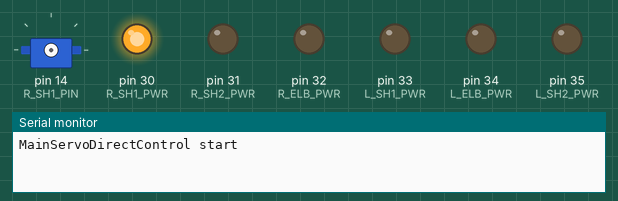
The sketch below on a simulated Arduino Mega 2560, built with avr-gcc and run on an emulated ATmega2560. On the bench: servo, output pins drawn as LEDs (lit = HIGH), the last lines printed to the serial monitor.

Above: at 0.3 s.
At 0.7 s:
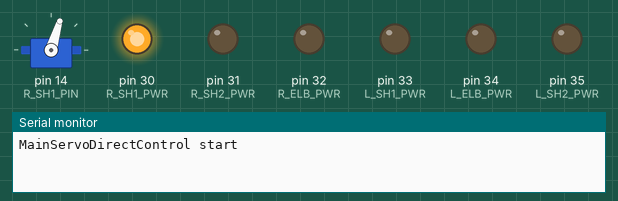
At 1.3 s:
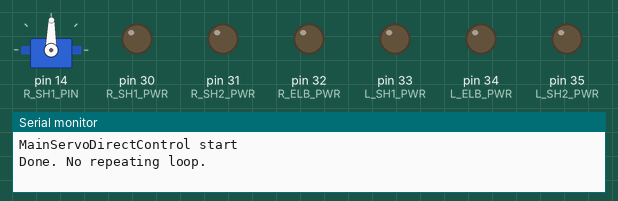
Timing chart, 0 to 2.8 s (numbered marks = the images above):
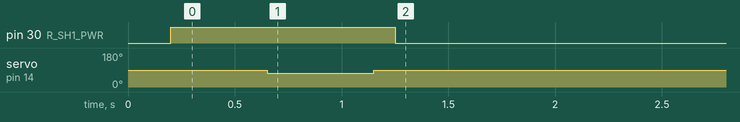

The sketch:

MainServoDirectControl.ino
```cpp
#include <Servo.h>

// ============================================================
// Direct single-servo control for 6 main arm servos
// Set ENABLE_* = true only for the servo you want to move.
// For each enabled servo:
//   - set *_FORWARD or *_BACKWARD (only one should be true)
//   - set *_MOVE_MS duration (e.g. 1000 for 1 second)
// ============================================================

const int SERVO_MIN_US = 600;
const int SERVO_MAX_US = 2400;

// ================== PIN MAP ==================
// LEFT ARM
#define L_SH1_PIN 17
#define L_SH1_PWR 33

#define L_ELB_PIN 24
#define L_ELB_PWR 34

#define L_SH2_PIN 25
#define L_SH2_PWR 35

// RIGHT ARM
#define R_SH1_PIN 14
#define R_SH1_PWR 30

#define R_SH2_PIN 15
#define R_SH2_PWR 31

#define R_ELB_PIN 16
#define R_ELB_PWR 32

// ================== CAL VALUES ==================
// Continuous servos (shoulders)
const int LSH1_NEUTRAL = 1370;
const int LSH1_FORWARD = 1700;
const int LSH1_BACKWARD = 700;

const int LSH2_NEUTRAL = 1500;
const int LSH2_FORWARD = 2300;
const int LSH2_BACKWARD = 700;

const int RSH1_NEUTRAL = 1460;
const int RSH1_FORWARD = 1900;
const int RSH1_BACKWARD = 1300;

const int RSH2_NEUTRAL = 1460;
const int RSH2_FORWARD = 2300;
const int RSH2_BACKWARD = 600;

// Positional servos (elbows)
const int LELB_FORWARD = 1500;
const int LELB_BACKWARD = 880;

const int RELB_FORWARD = 1800;
const int RELB_BACKWARD = 1200;

// ================== USER FLAGS ==================
// Enable only what you want to test
const bool ENABLE_L_SH1 = false;
const bool ENABLE_L_ELB = false;
const bool ENABLE_L_SH2 = false;
const bool ENABLE_R_SH1 = true;
const bool ENABLE_R_ELB = false;
const bool ENABLE_R_SH2 = false;

// Direction flags per servo (set only one true)
const bool L_SH1_FORWARD_FLAG = false;
const bool L_SH1_BACKWARD_FLAG = true;

const bool L_ELB_FORWARD_FLAG = false;
const bool L_ELB_BACKWARD_FLAG = true;

const bool L_SH2_FORWARD_FLAG = true;
const bool L_SH2_BACKWARD_FLAG = false;

const bool R_SH1_FORWARD_FLAG = false;
const bool R_SH1_BACKWARD_FLAG = true;

const bool R_ELB_FORWARD_FLAG = false;
const bool R_ELB_BACKWARD_FLAG = true;

const bool R_SH2_FORWARD_FLAG = true;
const bool R_SH2_BACKWARD_FLAG = false;

// Move time per servo in milliseconds (200 = 0.2 second)
const unsigned long L_SH1_MOVE_MS = 300;
const unsigned long L_ELB_MOVE_MS = 200;
const unsigned long L_SH2_MOVE_MS = 200;

const unsigned long R_SH1_MOVE_MS = 500;
const unsigned long R_ELB_MOVE_MS = 500;
const unsigned long R_SH2_MOVE_MS = 200;

// ================== SERVO OBJECTS ==================
Servo sLSh1, sLElb, sLSh2;
Servo sRSh1, sRElb, sRSh2;

int clampUs(int us) {
  if (us < SERVO_MIN_US) return SERVO_MIN_US;
  if (us > SERVO_MAX_US) return SERVO_MAX_US;
  return us;
}

void powerOn(uint8_t pwrPin) {
  pinMode(pwrPin, OUTPUT);
  digitalWrite(pwrPin, HIGH);
  delay(250);
}

void powerOff(uint8_t pwrPin) {
  digitalWrite(pwrPin, LOW);
}

bool validDirection(bool forwardFlag, bool backwardFlag) {
  // exactly one direction flag must be true
  return (forwardFlag ^ backwardFlag);
}

void moveContinuous(Servo &s, uint8_t pwrPin, int signalPin, int neutralUs, int forwardUs, int backwardUs,
                    bool forwardFlag, bool backwardFlag, unsigned long moveMs, const char *name) {
  if (!validDirection(forwardFlag, backwardFlag)) {
    Serial.print("Skip ");
    Serial.print(name);
    Serial.println(" (set exactly one direction flag true)");
    return;
  }

  powerOn(pwrPin);
  s.attach(signalPin);
  s.writeMicroseconds(clampUs(neutralUs));
  delay(200);

  int target = forwardFlag ? forwardUs : backwardUs;
  s.writeMicroseconds(clampUs(target));
  delay(moveMs);

  // Stop continuous servo at neutral
  s.writeMicroseconds(clampUs(neutralUs));
  delay(100);

  s.detach();
  powerOff(pwrPin);
}

void movePositional(Servo &s, uint8_t pwrPin, int signalPin, int forwardUs, int backwardUs,
                    bool forwardFlag, bool backwardFlag, unsigned long moveMs, const char *name) {
  if (!validDirection(forwardFlag, backwardFlag)) {
    Serial.print("Skip ");
    Serial.print(name);
    Serial.println(" (set exactly one direction flag true)");
    return;
  }

  powerOn(pwrPin);
  s.attach(signalPin);
  delay(200);

  int target = forwardFlag ? forwardUs : backwardUs;
  s.writeMicroseconds(clampUs(target));
  delay(moveMs);

  s.detach();
  powerOff(pwrPin);
}

void setup() {
  Serial.begin(115200);
  delay(200);
  Serial.println("MainServoDirectControl start");

  // safe default: power rails low
  pinMode(L_SH1_PWR, OUTPUT); digitalWrite(L_SH1_PWR, LOW);
  pinMode(L_ELB_PWR, OUTPUT); digitalWrite(L_ELB_PWR, LOW);
  pinMode(L_SH2_PWR, OUTPUT); digitalWrite(L_SH2_PWR, LOW);

  pinMode(R_SH1_PWR, OUTPUT); digitalWrite(R_SH1_PWR, LOW);
  pinMode(R_ELB_PWR, OUTPUT); digitalWrite(R_ELB_PWR, LOW);
  pinMode(R_SH2_PWR, OUTPUT); digitalWrite(R_SH2_PWR, LOW);

  if (ENABLE_L_SH1) {
    moveContinuous(sLSh1, L_SH1_PWR, L_SH1_PIN,
                   LSH1_NEUTRAL, LSH1_FORWARD, LSH1_BACKWARD,
                   L_SH1_FORWARD_FLAG, L_SH1_BACKWARD_FLAG,
                   L_SH1_MOVE_MS, "L_SH1");
  }

  if (ENABLE_L_ELB) {
    movePositional(sLElb, L_ELB_PWR, L_ELB_PIN,
                   LELB_FORWARD, LELB_BACKWARD,
                   L_ELB_FORWARD_FLAG, L_ELB_BACKWARD_FLAG,
                   L_ELB_MOVE_MS, "L_ELB");
  }

  if (ENABLE_L_SH2) {
    moveContinuous(sLSh2, L_SH2_PWR, L_SH2_PIN,
                   LSH2_NEUTRAL, LSH2_FORWARD, LSH2_BACKWARD,
                   L_SH2_FORWARD_FLAG, L_SH2_BACKWARD_FLAG,
                   L_SH2_MOVE_MS, "L_SH2");
  }

  if (ENABLE_R_SH1) {
    moveContinuous(sRSh1, R_SH1_PWR, R_SH1_PIN,
                   RSH1_NEUTRAL, RSH1_FORWARD, RSH1_BACKWARD,
                   R_SH1_FORWARD_FLAG, R_SH1_BACKWARD_FLAG,
                   R_SH1_MOVE_MS, "R_SH1");
  }

  if (ENABLE_R_ELB) {
    movePositional(sRElb, R_ELB_PWR, R_ELB_PIN,
                   RELB_FORWARD, RELB_BACKWARD,
                   R_ELB_FORWARD_FLAG, R_ELB_BACKWARD_FLAG,
                   R_ELB_MOVE_MS, "R_ELB");
  }

  if (ENABLE_R_SH2) {
    moveContinuous(sRSh2, R_SH2_PWR, R_SH2_PIN,
                   RSH2_NEUTRAL, RSH2_FORWARD, RSH2_BACKWARD,
                   R_SH2_FORWARD_FLAG, R_SH2_BACKWARD_FLAG,
                   R_SH2_MOVE_MS, "R_SH2");
  }

  Serial.println("Done. No repeating loop.");
}

void loop() {
  // One-shot behavior: everything is done in setup().
}
```
